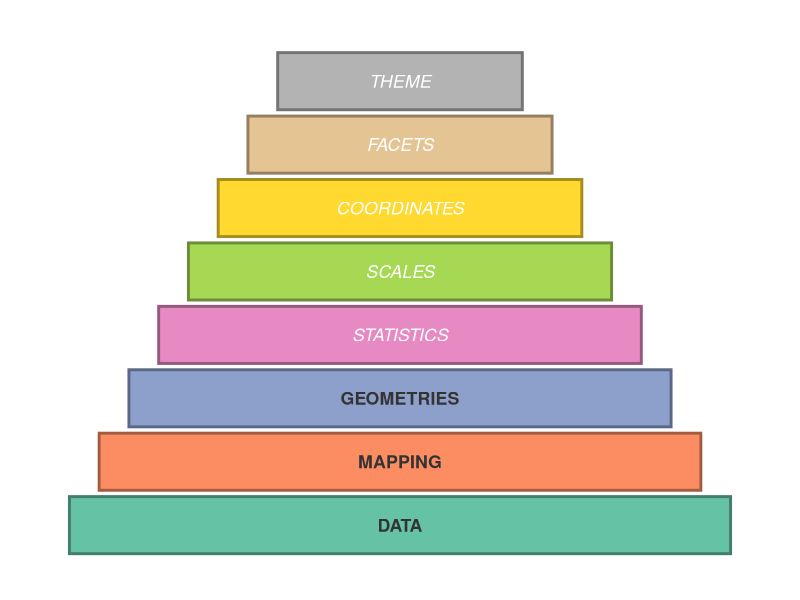
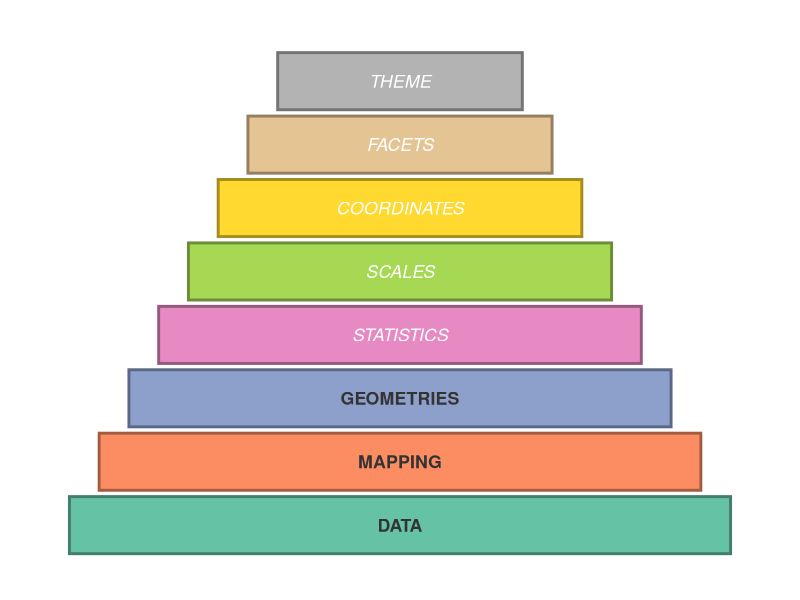

Recreate these plots in R, in order.
library(ggplot2)
library(RColorBrewer)

# --- Daten ---
layers <- data.frame(
  label = c("DATA", "MAPPING", "GEOMETRIES", "STATISTICS",
            "SCALES", "COORDINATES", "FACETS", "THEME"),
  level = 1:8,
  stringsAsFactors = FALSE
)

shrink      <- 0.09
layers$xmin <- shrink * (layers$level - 1) / 2
layers$xmax <- 1 - shrink * (layers$level - 1) / 2
layers$ymin <- (layers$level - 1) * 1.0
layers$ymax <- layers$level * 1.0 - 0.1

# --- Farben: RColorBrewer "Set2" ---
set2 <- brewer.pal(8, "Set2")
layers$fill_color <- setNames(set2, layers$label)[layers$label]

# Dunklere Randfarbe für 3D-Effekt
darken <- function(hex, f = 0.65) {
  v <- col2rgb(hex) / 255 * f
  rgb(v[1], v[2], v[3])
}
layers$border_color <- sapply(layers$fill_color, darken)

# Textfarbe und -font anpassen (Layer essenziell/optional)
layers$text_color <- ifelse(
  layers$level <= 3,
  "#333333", "#FFFFFF"
)
layers$font <- ifelse(layers$level <=3,
                          "bold", "italic")

# --- Plot ---
ggplot(layers) +
  geom_rect(aes(xmin = xmin, xmax = xmax, ymin = ymin, ymax = ymax,
                fill = label),
            color     = layers$border_color,
            linewidth = 1) +
  geom_text(aes(x     = (xmin + xmax) / 2,
                y     = (ymin + ymax) / 2,
                label = label),
            color    = layers$text_color,
            fontface = layers$font,
            size     = 4.5) +
  scale_fill_manual(values = setNames(layers$fill_color, layers$label)) +
  coord_cartesian(xlim = c(-0.05, 1.05), ylim = c(-0.3, 8.3)) +
  theme_void() +
  theme(
    legend.position  = "none",
    plot.background  = element_rect(fill = "white", color = NA),
    plot.margin      = margin(0, 0, 0, 0)
  )

ggsave("images/ggplot_grammar.png", width = 10, height = 10, units = "cm")
